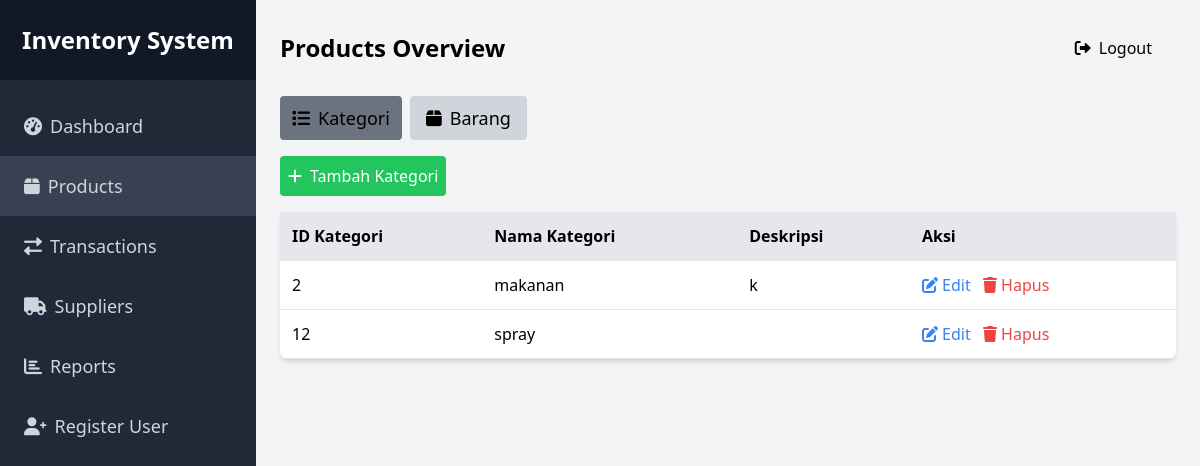
The page /public/products.php (signed in) on the database its author committed.
### tables this page shows
CREATE TABLE `kategori` (
  `id_kategori` int(11) NOT NULL,
  `nama_kategori` varchar(100) NOT NULL,
  `deskripsi` text DEFAULT NULL
);

### public/products.php (the view, shortened to what this page needs)
<?php
$db = require_once __DIR__ . '/../app/koneksi.php';
$current_page = basename($_SERVER['PHP_SELF']);
$kategori_list = [];
$result = $db->query("SELECT * FROM kategori");
if ($result) {
    while ($row = $result->fetch(PDO::FETCH_ASSOC)) {
        $kategori_list[] = $row;
    }
}
?>
<!DOCTYPE html>
<html lang="id">
<head>
    <script src="https://cdn.tailwindcss.com"></script>
    <link href="https://cdnjs.cloudflare.com/ajax/libs/font-awesome/6.0.0/css/all.min.css" rel="stylesheet">
</head>
<body class="bg-gray-100 flex">
    <div class="w-64 h-screen bg-gray-800 fixed">
        <div class="flex items-center justify-center h-20 bg-gray-900">
            <h1 class="text-white text-2xl font-bold">Inventory System</h1>
        </div>
        <nav class="mt-4">
            <a href="dashboard.php" class="block text-gray-300 py-4 px-6 hover:bg-gray-700 text-lg">
                <i class="fas fa-tachometer-alt mr-2"></i>Dashboard
            </a>
            <a href="products.php"
                class="block text-gray-300 py-4 px-6 hover:bg-gray-700 text-lg  <?php echo ($current_page == 'products.php') ? 'bg-gray-700' : ''; ?>">
                <i class="fas fa-box mr-2"></i>Products
            </a>
            <a href="transaksi.php" class="block text-gray-300 py-4 px-6 hover:bg-gray-700 text-lg">
                <i class="fas fa-exchange-alt mr-2"></i>Transactions
            </a>
            <a href="suppliers.php" class="block text-gray-300 py-4 px-6 hover:bg-gray-700 text-lg">
                <i class="fas fa-truck mr-2"></i>Suppliers
            </a>
            <a href="reports.php" class="block text-gray-300 py-4 px-6 hover:bg-gray-700 text-lg">
                <i class="fas fa-chart-bar mr-2"></i>Reports
            </a>
            <a href="register2.php" class="block text-gray-300 py-4 px-6 hover:bg-gray-700 text-lg">
                <i class="fas fa-user-plus mr-2"></i>Register User
            </a>
        </nav>
    </div>
    <div class="ml-64 flex-1 p-6">
        <div class="flex justify-between items-center mb-6">
            <h1 class="text-2xl font-bold">Products Overview</h1>
            <a href="login.php" class="block text-black-700 py-3 px-6 hover:bg-gray-500 mt-auto rounded-md">
                <i class="fas fa-sign-out-alt mr-2"></i>Logout
            </a>
        </div>
        <nav class="mt-2 flex space-x-2 ">
            <button onclick="alert('Anda sudah berada di halaman kategori')" class="bg-gray-300 py-2 px-3 hover:bg-gray-400 text-lg rounded mb-4 <?php echo ($current_page == 'products.php') ? 'bg-gray-500' : ''; ?>">
                <i class="fas fa-list mr-2"></i>Kategori
            </button>
            <button onclick="location.href='barang.php'" class="bg-gray-300 py-2 px-4 hover:bg-gray-400 text-lg rounded mb-4">
                <i class="fas fa-box mr-2"></i>Barang
            </button>
        </nav>
        <button id="toggleFormButton" class="bg-green-500 text-white p-2 rounded mb-4">
            <i class="fas fa-plus mr-2"></i>Tambah Kategori
        </button>
        <table class="min-w-full bg-white rounded-lg shadow-md mb-4">
            <thead>
                <tr class="bg-gray-200">
                    <th class="p-3 border-b text-left">ID Kategori</th>
                    <th class="p-3 border-b text-left">Nama Kategori</th>
                    <th class="p-3 border-b text-left">Deskripsi</th>
                    <th class="p-3 border-b text-left">Aksi</th>
                </tr>
            </thead>
            <tbody>
                <?php foreach ($kategori_list as $kategori): ?>
                    <tr>
                        <td class="p-3 border-b"><?php echo $kategori['id_kategori']; ?></td>
                        <td class="p-3 border-b"><?php echo $kategori['nama_kategori']; ?></td>
                        <td class="p-3 border-b"><?php echo $kategori['deskripsi'] ?? 'N/A'; ?></td>
                        <td class="p-3 border-b">
                            <a href="products.php?edit_id=<?= $kategori['id_kategori'] ?>" class="text-blue-500 edit-button">
                                <i class="fas fa-edit"></i> Edit
                            </a>
                            <form action="products.php" method="POST" class="inline">
                                <button type="submit" class="text-red-500 ml-2" onclick="return confirm('Apakah Anda yakin ingin menghapus kategori ini?');">
                                    <i class="fas fa-trash"></i> Hapus
                                </button>
                            </form>
                        </td>
                    </tr>
                <?php endforeach; ?>
            </tbody>
        </table>
    </div>
</body>
</html>

### rows shown on the page
kategori: id_kategori "2", nama_kategori "makanan", deskripsi "k"
kategori: id_kategori "12", nama_kategori "spray"
